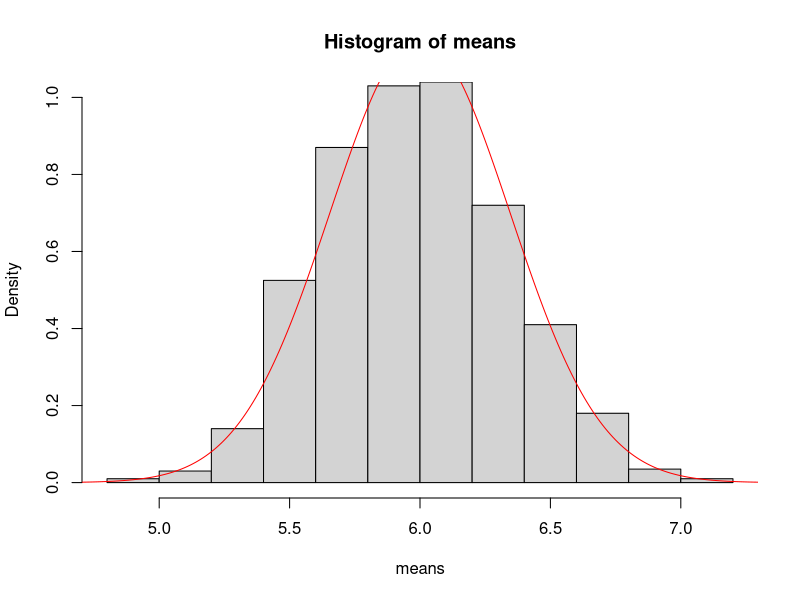
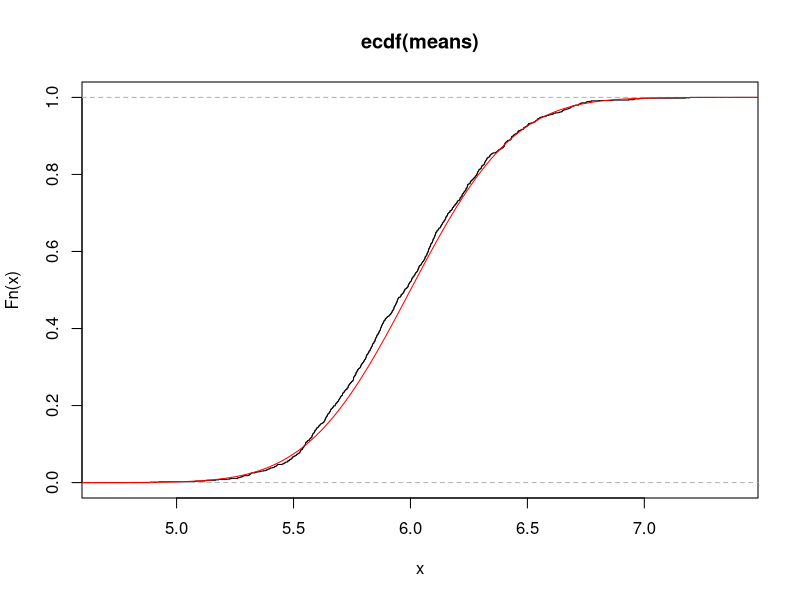
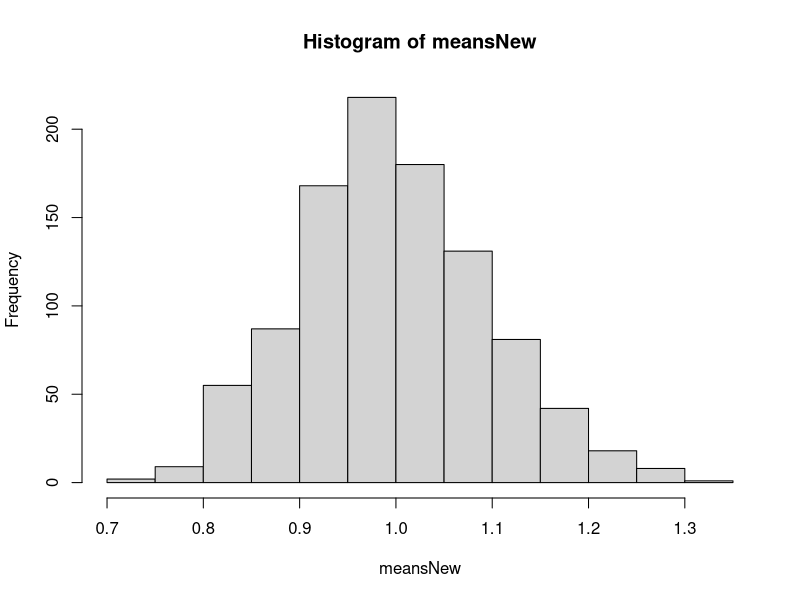
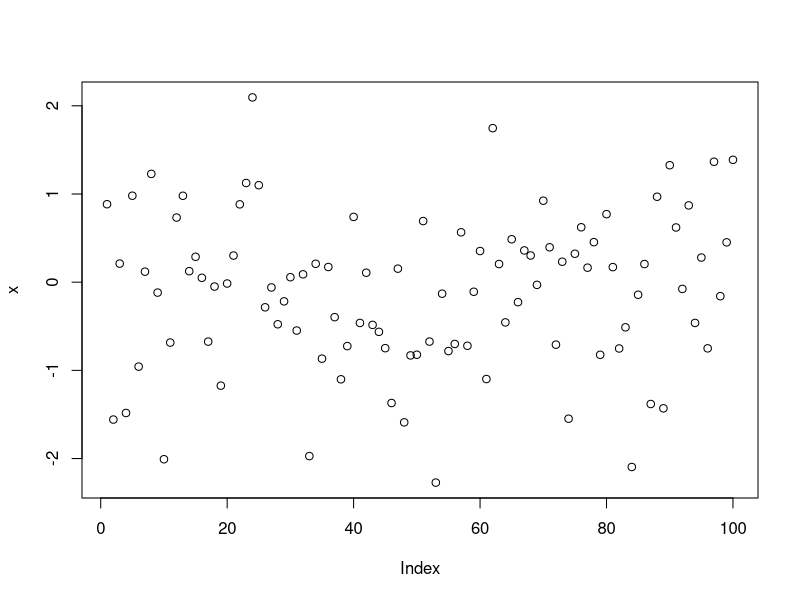
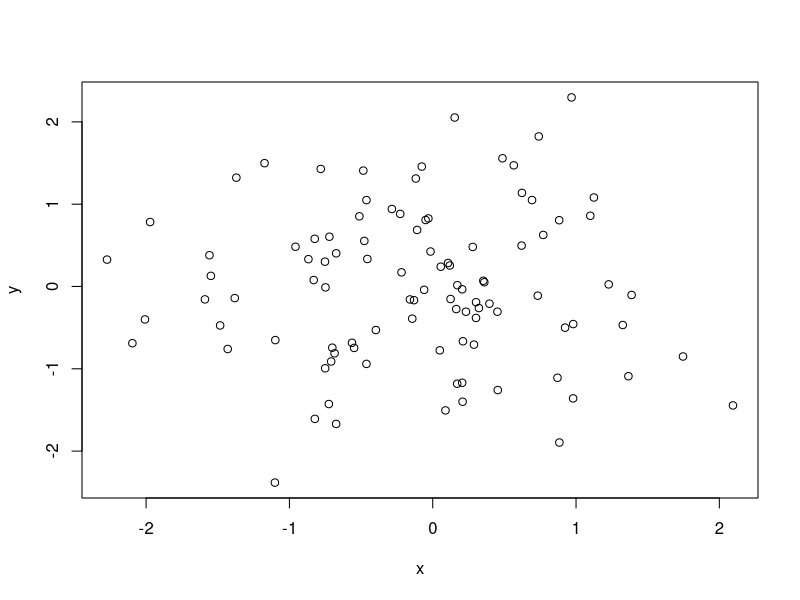
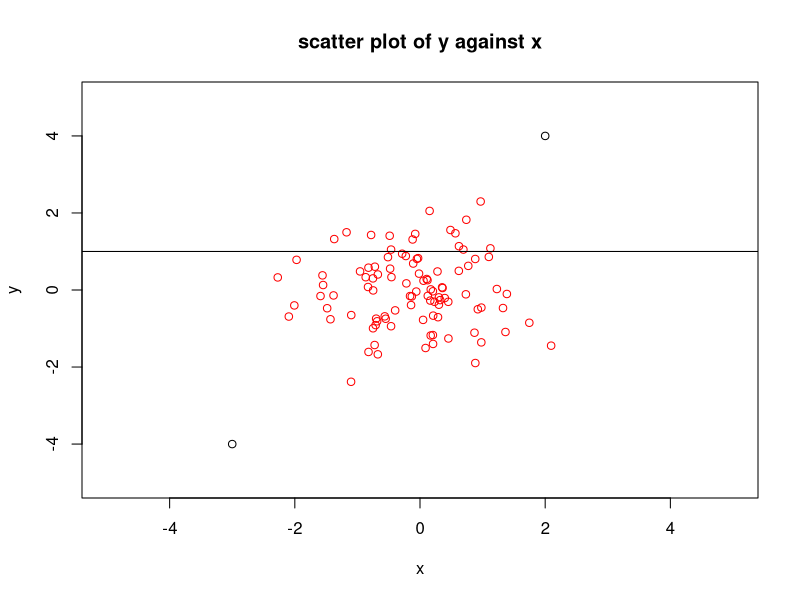
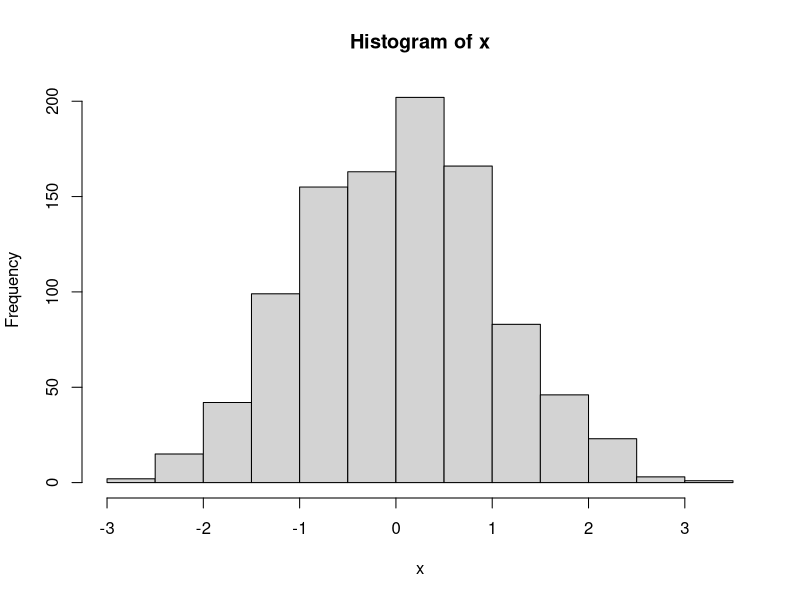
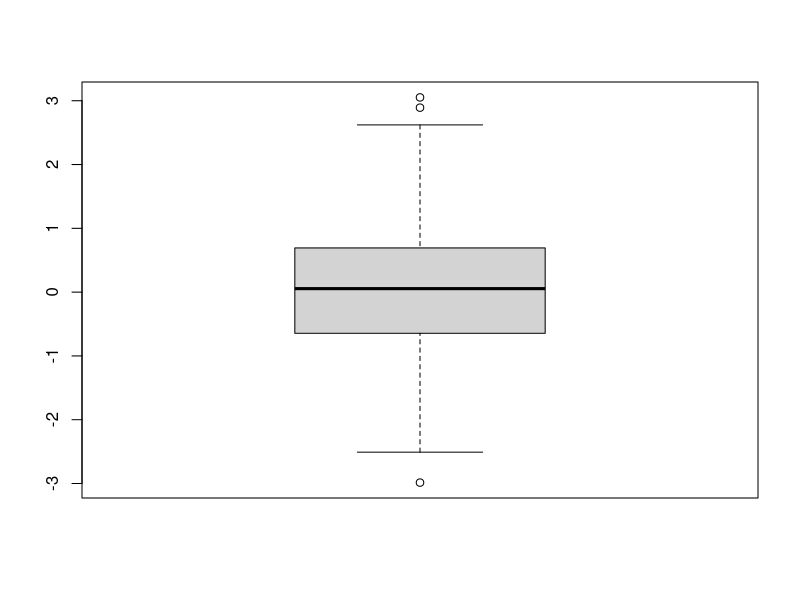

These charts were generated, in order, by the following R code:
fib <- c(0, 1, 1, 2, 3, 5, 8, 13, 21)
fib[1]
fib[5] 
fib[c(1, 3, 5)] 
fib[10] 
length(fib)

u <- 1:5 
u 
v <- -3:3 
v 
rep(5, 10) 
rep(u, times = 2) 
rep(u, each = 2) 
seq(0, 1, by = 0.1) 
seq(0, 2, length.out = 5)

u - 1 
v^2 
for (i in 1:7) { 
  print(v[i]^2)
}


#Construct a vector v of length 10 for 
#which v i= 2i + i^2, with and without 
# using a for loop.

#with
v <- 1:10
for (i in 1:10) {
  v[i] <- 2*i + i^2
}
v

#without
oneToTen <- 1:10
x <- 2*oneToTen + oneToTen^2
x

# Construct a vector v of length 10 for which v i= i + 2 i, 
#with and without using a for loop.

#with
a <- 1:10
for (i in 1:10) {
  a[i] <- i + 2^i
}
a

#without

b <- oneToTen + 2^oneToTen
b

#Write a for loop that generates the ﬁrst k 
#numbers of the Fibonacci sequence and stores them in a vector

k <- 10
x <- 0
y <- 1
fibVec <- c()
for (i in 1:k) {
  x <- x + y
  y <- x + y
  fibVec = c(fibVec, x,y)
}
fibVec
  
#############################

M <- matrix(c(1, 2, 3, 4), nrow = 2, ncol = 2) 
M[1] 
M[2]

M[1, ] 
M[, 2]

df <- data.frame(1:4, 2:5) 
colnames(df) <- c("A", "B") 
df 
df$A 
df$B 
df$B[5] 
df$A[2:3] 
df[3, ]

#
rm (list = ls ())
#

qnbinom(0.9, 5, 0.7, lower.tail = TRUE, log.p = FALSE)

1- ppois(4, 2, lower.tail = TRUE)

dexp(0.7, rate = 0.5)

pnorm(5, 10, 4, lower.tail = TRUE) #16 is variance, not sd

dcauchy(0, 0, 1) #ratio of 2 normals is cauchy bc 0 mean

dchisq(1, 2,0) #2 normals squared and added is chi sq with 2 df

plnorm(5, 1, 2, lower.tail = FALSE) #4 is variance not sd, exp(normal) = lognormal

######4

set.seed(2022) # set the seed for reproducibility 
k <- 1000 # number of replications 
n <- 100 # sample size 
means <- rep(0, k) # create a container for the output 
for (i in 1:k) {
  x <- rchisq(n, 6)
  means[i] <- mean(x) 
  }

# Now plot the histogram of means and 
# add the theoretical density as a line in red

xvals <- seq(0, 10, by = 0.01) 
hist(means, probability = TRUE, ylim = c(0, 1)) 
lines(xvals, dnorm(xvals, 6, sqrt(12/n)), col = "red")

# Now plot the empirical cumulative distribution function and 
# add the theoretical distribution as a line in red

xvals <- seq(0, 10, by = 0.01) 
plot(ecdf(means)) 
lines(xvals, pnorm(xvals, 6, sqrt(12/n)), col = "red")


###REPEAT FOR X ~ EXP(1)
set.seed(2022) # set the seed for reproducibility 
k <- 1000 # number of replications 
n <- 100 # sample size 
meansNew <- rep(0, k) # create a container for the output 

for (i in 1:k) {
  x <- rexp(n, 1)
  meansNew[i] <- mean(x) 
}


xvals <- seq(0, 10, by = 0.01) 
hist(meansNew)


######5


x <- rnorm(100) 
y <- rnorm(100)

# plot the vector x against the index: 
plot(x)

# plot the vector y against x: 
plot(x, y)

# illustrate some of the additional options:

plot(x, y, main = "scatter plot of y against x", col = "red",
     xlim = c(-5, 5), ylim = c(-5, 5))

points(x = c(-3, 2), y = c(-4, 4))
abline(h = 1)

#####

x <- rnorm(1000)

# make a histogram of x hist(x)
hist(x)
# make a boxplot of x boxplot(x)
boxplot(x)

a <- rt(1000, 2)
hist(a)
boxplot(a)
